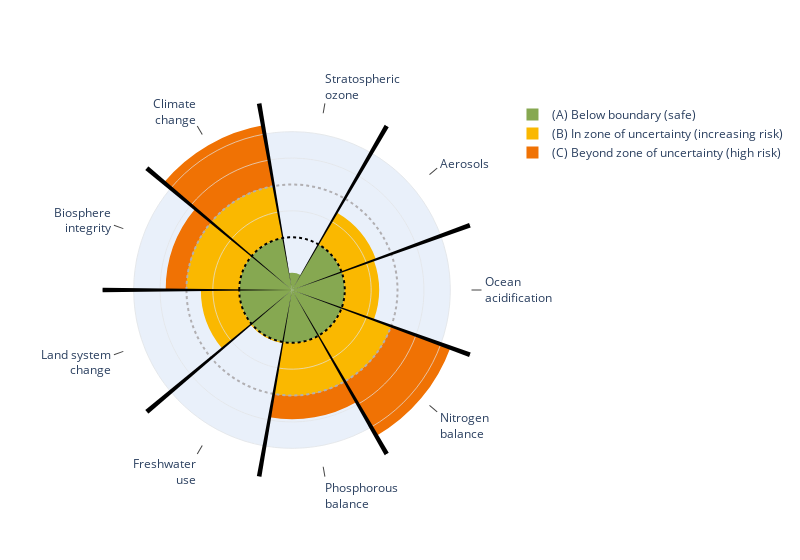

Notebook cell for this chart:
### Code cell
fig = make_subplots(1, 1)

extra_layout = add_pb_subplot(dummy_data, 2050, fig)

fig.update_layout(
    width=800,
    **extra_layout
)

### Figure 1 — Plotly figure (JSON) as saved in the notebook; plotly's stock layout.template omitted (floating-point values rounded to 4 significant figures)
{"data": [{"marker": {"color": "#E9F0FA"}, "r": [3], "showlegend": false, "subplot": "polar", "theta": [0], "type": "barpolar", "width": [360]}, {"marker": {"color": "#86A851", "line": {"width": 0}}, "name": "(A) Below boundary (safe)", "r": [1, 1, 0.3261, 1, 1, 1, 1, 1, 1], "showlegend": true, "subplot": "polar2", "theta": [20, 60, 100, 140, 180, 220, 260, 300, 340], "type": "barpolar", "width": 40}, {"marker": {"color": "#FAB800", "line": {"width": 0}}, "name": "(B) In zone of uncertainty (increasing risk)", "r": [1, 1, 0, 0.6933, 0.6493, 1, 1, 0.02577, 0.7277], "showlegend": true, "subplot": "polar2", "theta": [20, 60, 100, 140, 180, 220, 260, 300, 340], "type": "barpolar", "width": 40}, {"marker": {"color": "#F07204", "line": {"width": 0}}, "name": "(C) Beyond zone of uncertainty (high risk)", "r": [0.3934, 1.169, 0, 0, 0, 1.193, 0.448, 0, 0], "showlegend": true, "subplot": "polar2", "theta": [20, 60, 100, 140, 180, 220, 260, 300, 340], "type": "barpolar", "width": 40}, {"line": {"color": "black", "dash": "dot", "width": 2}, "r": [1, 1, 1, 1, 1, 1, 1, 1, 1, 1, 1, 1, 1, 1, 1, 1, 1, 1, 1, 1, 1, 1, 1, 1, 1, 1, 1, 1, 1, 1, 1, 1, 1, 1, 1, 1, 1, 1, 1, 1, 1, 1, 1, 1, 1, 1, 1, 1, 1, 1, 1, 1, 1, 1, 1, 1, 1, 1, 1, 1, 1, 1, 1, 1, 1, 1, 1, 1, 1, 1, 1, 1, 1, 1, 1, 1, 1, 1, 1, 1, 1, 1, 1, 1, 1, 1, 1, 1, 1, 1, 1, 1, 1, 1, 1, 1, 1, 1, 1, 1], "showlegend": false, "subplot": "polar2", "theta": [0, 3.636, 7.273, 10.91, 14.55, 18.18, 21.82, 25.45, 29.09, 32.73, 36.36, 40, 43.64, 47.27, 50.91, 54.55, 58.18, 61.82, 65.45, 69.09, 72.73, 76.36, 80, 83.64, 87.27, 90.91, 94.55, 98.18, 101.8, 105.5, 109.1, 112.7, 116.4, 120, 123.6, 127.3, 130.9, 134.5, 138.2, 141.8, 145.5, 149.1, 152.7, 156.4, 160, 163.6, 167.3, 170.9, 174.5, 178.2, 181.8, 185.5, 189.1, 192.7, 196.4, 200, 203.6, 207.3, 210.9, 214.5, 218.2, 221.8, 225.5, 229.1, 232.7, 236.4, 240, 243.6, 247.3, 250.9, 254.5, 258.2, 261.8, 265.5, 269.1, 272.7, 276.4, 280, 283.6, 287.3, 290.9, 294.5, 298.2, 301.8, 305.5, 309.1, 312.7, 316.4, 320, 323.6, 327.3, 330.9, 334.5, 338.2, 341.8, 345.5, 349.1, 352.7, 356.4, 360], "type": "scatterpolar"}, {"line": {"color": "#B1AFB2", "dash": "dot", "width": 2}, "r": [2, 2, 2, 2, 2, 2, 2, 2, 2, 2, 2, 2, 2, 2, 2, 2, 2, 2, 2, 2, 2, 2, 2, 2, 2, 2, 2, 2, 2, 2, 2, 2, 2, 2, 2, 2, 2, 2, 2, 2, 2, 2, 2, 2, 2, 2, 2, 2, 2, 2, 2, 2, 2, 2, 2, 2, 2, 2, 2, 2, 2, 2, 2, 2, 2, 2, 2, 2, 2, 2, 2, 2, 2, 2, 2, 2, 2, 2, 2, 2, 2, 2, 2, 2, 2, 2, 2, 2, 2, 2, 2, 2, 2, 2, 2, 2, 2, 2, 2, 2], "showlegend": false, "subplot": "polar2", "theta": [0, 3.636, 7.273, 10.91, 14.55, 18.18, 21.82, 25.45, 29.09, 32.73, 36.36, 40, 43.64, 47.27, 50.91, 54.55, 58.18, 61.82, 65.45, 69.09, 72.73, 76.36, 80, 83.64, 87.27, 90.91, 94.55, 98.18, 101.8, 105.5, 109.1, 112.7, 116.4, 120, 123.6, 127.3, 130.9, 134.5, 138.2, 141.8, 145.5, 149.1, 152.7, 156.4, 160, 163.6, 167.3, 170.9, 174.5, 178.2, 181.8, 185.5, 189.1, 192.7, 196.4, 200, 203.6, 207.3, 210.9, 214.5, 218.2, 221.8, 225.5, 229.1, 232.7, 236.4, 240, 243.6, 247.3, 250.9, 254.5, 258.2, 261.8, 265.5, 269.1, 272.7, 276.4, 280, 283.6, 287.3, 290.9, 294.5, 298.2, 301.8, 305.5, 309.1, 312.7, 316.4, 320, 323.6, 327.3, 330.9, 334.5, 338.2, 341.8, 345.5, 349.1, 352.7, 356.4, 360], "type": "scatterpolar"}, {"line": {"color": "#E3E4E6", "width": 0.7}, "r": [1.5, 1.5, 1.5, 1.5, 1.5, 1.5, 1.5, 1.5, 1.5, 1.5, 1.5, 1.5, 1.5, 1.5, 1.5, 1.5, 1.5, 1.5, 1.5, 1.5, 1.5, 1.5, 1.5, 1.5, 1.5, 1.5, 1.5, 1.5, 1.5, 1.5, 1.5, 1.5, 1.5, 1.5, 1.5, 1.5, 1.5, 1.5, 1.5, 1.5, 1.5, 1.5, 1.5, 1.5, 1.5, 1.5, 1.5, 1.5, 1.5, 1.5, 1.5, 1.5, 1.5, 1.5, 1.5, 1.5, 1.5, 1.5, 1.5, 1.5, 1.5, 1.5, 1.5, 1.5, 1.5, 1.5, 1.5, 1.5, 1.5, 1.5, 1.5, 1.5, 1.5, 1.5, 1.5, 1.5, 1.5, 1.5, 1.5, 1.5, 1.5, 1.5, 1.5, 1.5, 1.5, 1.5, 1.5, 1.5, 1.5, 1.5, 1.5, 1.5, 1.5, 1.5, 1.5, 1.5, 1.5, 1.5, 1.5, 1.5], "showlegend": false, "subplot": "polar2", "theta": [0, 3.636, 7.273, 10.91, 14.55, 18.18, 21.82, 25.45, 29.09, 32.73, 36.36, 40, 43.64, 47.27, 50.91, 54.55, 58.18, 61.82, 65.45, 69.09, 72.73, 76.36, 80, 83.64, 87.27, 90.91, 94.55, 98.18, 101.8, 105.5, 109.1, 112.7, 116.4, 120, 123.6, 127.3, 130.9, 134.5, 138.2, 141.8, 145.5, 149.1, 152.7, 156.4, 160, 163.6, 167.3, 170.9, 174.5, 178.2, 181.8, 185.5, 189.1, 192.7, 196.4, 200, 203.6, 207.3, 210.9, 214.5, 218.2, 221.8, 225.5, 229.1, 232.7, 236.4, 240, 243.6, 247.3, 250.9, 254.5, 258.2, 261.8, 265.5, 269.1, 272.7, 276.4, 280, 283.6, 287.3, 290.9, 294.5, 298.2, 301.8, 305.5, 309.1, 312.7, 316.4, 320, 323.6, 327.3, 330.9, 334.5, 338.2, 341.8, 345.5, 349.1, 352.7, 356.4, 360], "type": "scatterpolar"}, {"line": {"color": "#E3E4E6", "width": 0.7}, "r": [2.5, 2.5, 2.5, 2.5, 2.5, 2.5, 2.5, 2.5, 2.5, 2.5, 2.5, 2.5, 2.5, 2.5, 2.5, 2.5, 2.5, 2.5, 2.5, 2.5, 2.5, 2.5, 2.5, 2.5, 2.5, 2.5, 2.5, 2.5, 2.5, 2.5, 2.5, 2.5, 2.5, 2.5, 2.5, 2.5, 2.5, 2.5, 2.5, 2.5, 2.5, 2.5, 2.5, 2.5, 2.5, 2.5, 2.5, 2.5, 2.5, 2.5, 2.5, 2.5, 2.5, 2.5, 2.5, 2.5, 2.5, 2.5, 2.5, 2.5, 2.5, 2.5, 2.5, 2.5, 2.5, 2.5, 2.5, 2.5, 2.5, 2.5, 2.5, 2.5, 2.5, 2.5, 2.5, 2.5, 2.5, 2.5, 2.5, 2.5, 2.5, 2.5, 2.5, 2.5, 2.5, 2.5, 2.5, 2.5, 2.5, 2.5, 2.5, 2.5, 2.5, 2.5, 2.5, 2.5, 2.5, 2.5, 2.5, 2.5], "showlegend": false, "subplot": "polar2", "theta": [0, 3.636, 7.273, 10.91, 14.55, 18.18, 21.82, 25.45, 29.09, 32.73, 36.36, 40, 43.64, 47.27, 50.91, 54.55, 58.18, 61.82, 65.45, 69.09, 72.73, 76.36, 80, 83.64, 87.27, 90.91, 94.55, 98.18, 101.8, 105.5, 109.1, 112.7, 116.4, 120, 123.6, 127.3, 130.9, 134.5, 138.2, 141.8, 145.5, 149.1, 152.7, 156.4, 160, 163.6, 167.3, 170.9, 174.5, 178.2, 181.8, 185.5, 189.1, 192.7, 196.4, 200, 203.6, 207.3, 210.9, 214.5, 218.2, 221.8, 225.5, 229.1, 232.7, 236.4, 240, 243.6, 247.3, 250.9, 254.5, 258.2, 261.8, 265.5, 269.1, 272.7, 276.4, 280, 283.6, 287.3, 290.9, 294.5, 298.2, 301.8, 305.5, 309.1, 312.7, 316.4, 320, 323.6, 327.3, 330.9, 334.5, 338.2, 341.8, 345.5, 349.1, 352.7, 356.4, 360], "type": "scatterpolar"}, {"line": {"color": "#E3E4E6", "width": 0.7}, "r": [3, 3, 3, 3, 3, 3, 3, 3, 3, 3, 3, 3, 3, 3, 3, 3, 3, 3, 3, 3, 3, 3, 3, 3, 3, 3, 3, 3, 3, 3, 3, 3, 3, 3, 3, 3, 3, 3, 3, 3, 3, 3, 3, 3, 3, 3, 3, 3, 3, 3, 3, 3, 3, 3, 3, 3, 3, 3, 3, 3, 3, 3, 3, 3, 3, 3, 3, 3, 3, 3, 3, 3, 3, 3, 3, 3, 3, 3, 3, 3, 3, 3, 3, 3, 3, 3, 3, 3, 3, 3, 3, 3, 3, 3, 3, 3, 3, 3, 3, 3], "showlegend": false, "subplot": "polar2", "theta": [0, 3.636, 7.273, 10.91, 14.55, 18.18, 21.82, 25.45, 29.09, 32.73, 36.36, 40, 43.64, 47.27, 50.91, 54.55, 58.18, 61.82, 65.45, 69.09, 72.73, 76.36, 80, 83.64, 87.27, 90.91, 94.55, 98.18, 101.8, 105.5, 109.1, 112.7, 116.4, 120, 123.6, 127.3, 130.9, 134.5, 138.2, 141.8, 145.5, 149.1, 152.7, 156.4, 160, 163.6, 167.3, 170.9, 174.5, 178.2, 181.8, 185.5, 189.1, 192.7, 196.4, 200, 203.6, 207.3, 210.9, 214.5, 218.2, 221.8, 225.5, 229.1, 232.7, 236.4, 240, 243.6, 247.3, 250.9, 254.5, 258.2, 261.8, 265.5, 269.1, 272.7, 276.4, 280, 283.6, 287.3, 290.9, 294.5, 298.2, 301.8, 305.5, 309.1, 312.7, 316.4, 320, 323.6, 327.3, 330.9, 334.5, 338.2, 341.8, 345.5, 349.1, 352.7, 356.4, 360], "type": "scatterpolar"}, {"fill": "toself", "fillcolor": "black", "line": {"width": 0}, "mode": "lines", "r": [3.6, 0, 3.6], "showlegend": false, "subplot": "polar2", "theta": [-0.7, 0, 0.7], "type": "scatterpolar"}, {"fill": "toself", "fillcolor": "black", "line": {"width": 0}, "mode": "lines", "r": [3.6, 0, 3.6], "showlegend": false, "subplot": "polar2", "theta": [39.3, 40, 40.7], "type": "scatterpolar"}, {"fill": "toself", "fillcolor": "black", "line": {"width": 0}, "mode": "lines", "r": [3.6, 0, 3.6], "showlegend": false, "subplot": "polar2", "theta": [79.3, 80, 80.7], "type": "scatterpolar"}, {"fill": "toself", "fillcolor": "black", "line": {"width": 0}, "mode": "lines", "r": [3.6, 0, 3.6], "showlegend": false, "subplot": "polar2", "theta": [119.3, 120, 120.7], "type": "scatterpolar"}, {"fill": "toself", "fillcolor": "black", "line": {"width": 0}, "mode": "lines", "r": [3.6, 0, 3.6], "showlegend": false, "subplot": "polar2", "theta": [159.3, 160, 160.7], "type": "scatterpolar"}, {"fill": "toself", "fillcolor": "black", "line": {"width": 0}, "mode": "lines", "r": [3.6, 0, 3.6], "showlegend": false, "subplot": "polar2", "theta": [199.3, 200, 200.7], "type": "scatterpolar"}, {"fill": "toself", "fillcolor": "black", "line": {"width": 0}, "mode": "lines", "r": [3.6, 0, 3.6], "showlegend": false, "subplot": "polar2", "theta": [239.3, 240, 240.7], "type": "scatterpolar"}, {"fill": "toself", "fillcolor": "black", "line": {"width": 0}, "mode": "lines", "r": [3.6, 0, 3.6], "showlegend": false, "subplot": "polar2", "theta": [279.3, 280, 280.7], "type": "scatterpolar"}, {"fill": "toself", "fillcolor": "black", "line": {"width": 0}, "mode": "lines", "r": [3.6, 0, 3.6], "showlegend": false, "subplot": "polar2", "theta": [319.3, 320, 320.7], "type": "scatterpolar"}], "layout": {"polar": {"angularaxis": {"visible": false}, "bgcolor": "rgba(0,0,0,0)", "domain": {"x": [0, 1], "y": [0, 1]}, "hole": 0, "radialaxis": {"range": [0, 3.6], "visible": false}}, "polar2": {"angularaxis": {"direction": "clockwise", "rotation": -180, "showgrid": false, "ticklen": 10, "ticks": "inside", "ticktext": ["Biosphere<br>integrity", "Climate<br>change", "Stratospheric<br>ozone", "Aerosols", "Ocean<br>acidification", "Nitrogen<br>balance", "Phosphorous<br>balance", "Freshwater<br>use", "Land system<br>change"], "tickvals": [20, 60, 100, 140, 180, 220, 260, 300, 340]}, "bgcolor": "rgba(0,0,0,0)", "domain": {"x": [0, 1], "y": [0, 1]}, "hole": 0, "radialaxis": {"range": [0, 3.6], "visible": false}}, "width": 800, "xaxis": {"anchor": "y", "domain": [0, 1]}, "yaxis": {"anchor": "x", "domain": [0, 1]}}}
